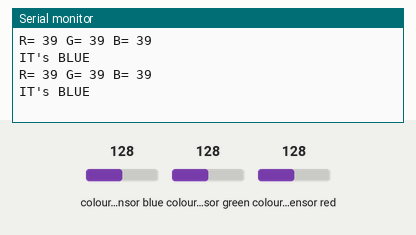
Bench run of a sketch on a simulated Arduino Uno, built with avr-gcc and run on an emulated ATmega328P. Parts: the last lines printed to the serial monitor. Wiring (inferred from the names in the program): TCS3200 colour sensor: output pin 8; S2 pin 6; S3 pin 7; S0 pin 4; S1 pin 5. The inputs (shaded band) are chosen by the test bench; at power-on: colour sensor blue 128, colour sensor green 128, colour sensor red 128.

Above: at 1.2 s.
1.3 s: colour sensor blue set to 5
At 2.3 s:
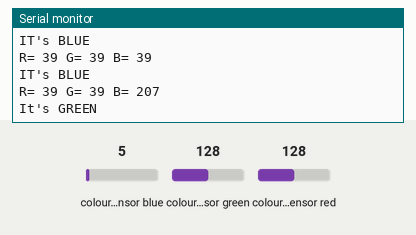
4.2 s: colour sensor green set to 5
At 5.5 s:
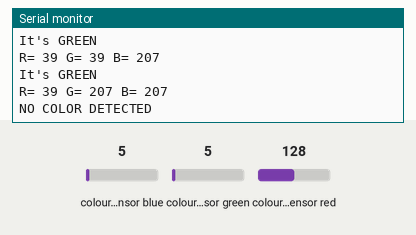
7.2 s: colour sensor red set to 191
At 7.9 s:
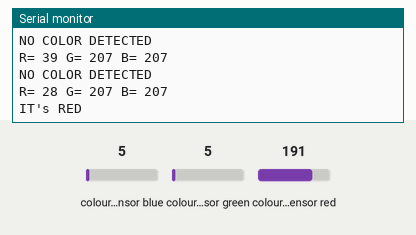

Measured:
- after the input at 1.3 s, the serial monitor: prints a new line after 0.30 s (image 1)
- after the input at 4.2 s, the serial monitor: prints a new line after 0.61 s (image 2)
- after the input at 7.2 s, the serial monitor: prints a new line at once (image 3)

The sketch:

main.ino
```cpp
int S0 = 4;
int S1 = 5;
int S2 = 6;
int S3 = 7;
int sensorOut = 8;
int redfrequency = 0;
int greenfrequency = 0;
int bluefrequency = 0;

void setup(){
  pinMode(S0, OUTPUT);
  pinMode(S1, OUTPUT);
  pinMode(S2, OUTPUT);
  pinMode(S3, OUTPUT);
  pinMode(sensorOut, INPUT);

//Setting frequency scaling to 20%
digitalWrite(S0, HIGH);
digitalWrite(S1, LOW);

Serial.begin(9600);
}

void loop(){
  //Setting red filtered photodiodes to be read
  digitalWrite(S2, LOW);
  digitalWrite(S3, LOW);

  //Reading the output frequency
  redfrequency = pulseIn(sensorOut, LOW);

  //Print the value on serial monitor
  Serial.print("R= ");
  Serial.print(redfrequency);//printing red LED frequency
  Serial.print(" ");
  delay(100);

//Setting Green filtered photodiodes to be read
digitalWrite(S2, HIGH);
digitalWrite(S3, HIGH);

//Reading the output frequency
greenfrequency = pulseIn(sensorOut, LOW);

//Printing the value on the serial monitor
Serial.print("G= ");
Serial.print(greenfrequency);
Serial.print(" ");
delay(100);

//Setting blue filtered photodiodes to read
digitalWrite(S2, LOW);
digitalWrite(S3, HIGH);

//Reading the output frequency
bluefrequency = pulseIn(sensorOut, LOW);

//Printing the value on the serial monitor
Serial.print("B= ");
Serial.print(bluefrequency);
Serial.println(" ");
delay(100);

//Find the color
if (redfrequency > 10 && redfrequency < 30){
  Serial.println("IT's RED");
}
else if (bluefrequency > 20 && bluefrequency <40){
  Serial.println("IT's BLUE");
}
else if (greenfrequency >20 && greenfrequency <40){
  Serial.println("It's GREEN");
}
else{
  Serial.println("NO COLOR DETECTED");
}
delay(500);
}
```
